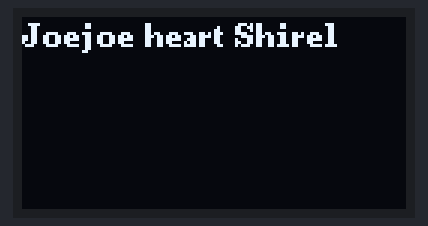
Simulated run of this sketch. Board: Arduino Uno, built with avr-gcc and run on an emulated ATmega328P. Shown: 128×64 one-colour display.

Above: at 0.1 s.

The sketch:

final_led_1.ino
```cpp
#include <Arduino.h>
#include <U8g2lib.h>

#ifdef U8X8_HAVE_HW_SPI
#include <SPI.h>
#endif
#ifdef U8X8_HAVE_HW_I2C
#include <Wire.h>
#endif


U8G2_SSD1306_128X64_NONAME_F_HW_I2C u8g2(U8G2_R0, /* clock=*/ SCL, /* data=*/ SDA, /* reset=*/ U8X8_PIN_NONE);  // High speed I2C

// U8G2_SSD1306_128X64_NONAME_F_SW_I2C u8g2(U8G2_R0, /* clock=*/ SCL, /* data=*/ SDA, /* reset=*/ U8X8_PIN_NONE);    //Low spped I2C

void setup(void) {
  u8g2.begin();
}

void loop(void) {
  u8g2.clearBuffer();                   // clear the internal memory
  u8g2.setFont(u8g2_font_ncenB08_tr);   // choose a suitable font
  u8g2.drawStr(0,10,"Joejoe heart Shirel");    // write something to the internal memory
  u8g2.sendBuffer();                    // transfer internal memory to the display
  delay(1000);
}
```
